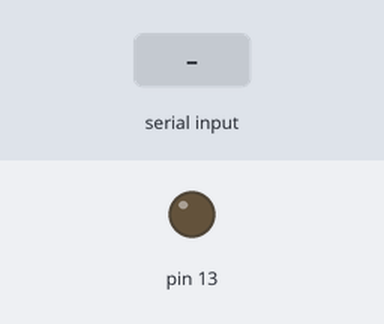
A sketch run on a simulated Arduino Uno, built with avr-gcc and run on an emulated ATmega328P. Shown: output pins drawn as LEDs (lit = HIGH). The inputs (shaded band) are chosen by the test bench.

Above: at 1.2 s.
1.3 s: "0" received over Serial
At 2.5 s:
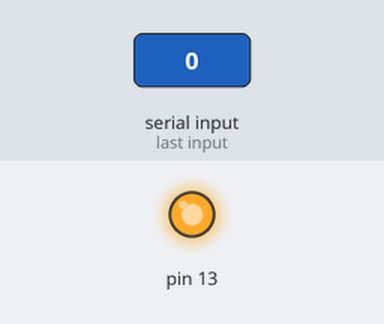
2.8 s: "1" received over Serial
At 3.8 s:
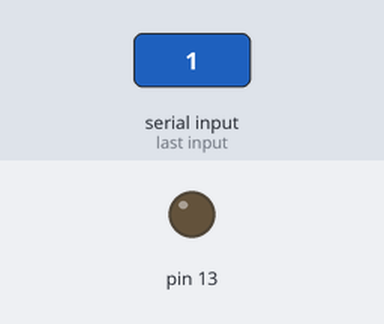
Timing chart, 0 to 5.8 s (numbered marks = the images above; inputs shaded):
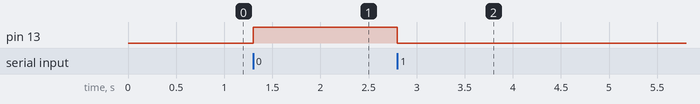

The sketch:

arduinotest.ino
```cpp
void setup() {
  Serial.begin(9600);
  pinMode(13,OUTPUT);
}

void loop() {
  if(Serial.available())
  {
    switch(Serial.read())
    {
      case '0': digitalWrite(13,HIGH);
                break;
      case '1': digitalWrite(13,LOW);
                 break;
      default: break;
    }
  }

}
```

Measured:
- after the input at 1.3 s, pin 13: LOW → HIGH at once
- after the input at 2.8 s, pin 13: HIGH → LOW at once
